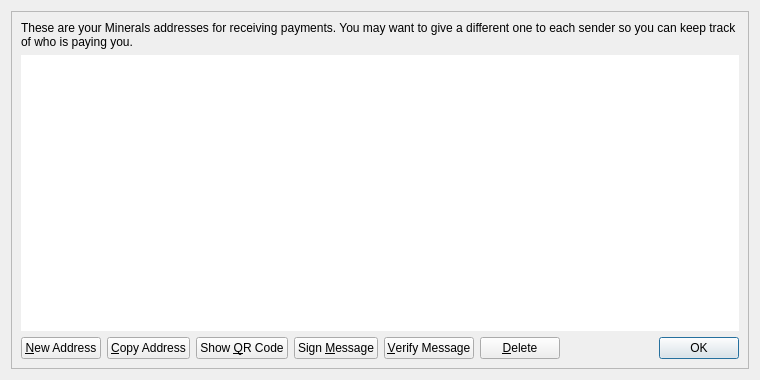
<?xml version="1.0" encoding="UTF-8"?>
<ui version="4.0">
 <class>AddressBookPage</class>
 <widget class="QWidget" name="AddressBookPage">
  <property name="geometry">
   <rect>
    <x>0</x>
    <y>0</y>
    <width>760</width>
    <height>380</height>
   </rect>
  </property>
  <property name="windowTitle">
   <string>Address Book</string>
  </property>
  <layout class="QVBoxLayout" name="verticalLayout_2">
   <item>
    <widget class="QFrame" name="frameMain">
     <property name="frameShape">
      <enum>QFrame::StyledPanel</enum>
     </property>
     <property name="frameShadow">
      <enum>QFrame::Raised</enum>
     </property>
     <layout class="QVBoxLayout" name="verticalLayout">
      <item>
       <widget class="QLabel" name="labelExplanation">
        <property name="text">
         <string>These are your Minerals addresses for receiving payments. You may want to give a different one to each sender so you can keep track of who is paying you.</string>
        </property>
        <property name="textFormat">
         <enum>Qt::PlainText</enum>
        </property>
        <property name="wordWrap">
         <bool>true</bool>
        </property>
       </widget>
      </item>
      <item>
       <widget class="QTableView" name="tableView">
        <property name="contextMenuPolicy">
         <enum>Qt::CustomContextMenu</enum>
        </property>
        <property name="toolTip">
         <string>Double-click to edit address or label</string>
        </property>
        <property name="frameShape">
         <enum>QFrame::NoFrame</enum>
        </property>
        <property name="tabKeyNavigation">
         <bool>false</bool>
        </property>
        <property name="alternatingRowColors">
         <bool>true</bool>
        </property>
        <property name="selectionMode">
         <enum>QAbstractItemView::SingleSelection</enum>
        </property>
        <property name="selectionBehavior">
         <enum>QAbstractItemView::SelectRows</enum>
        </property>
        <property name="sortingEnabled">
         <bool>true</bool>
        </property>
        <attribute name="verticalHeaderVisible">
         <bool>false</bool>
        </attribute>
       </widget>
      </item>
      <item>
       <layout class="QHBoxLayout" name="horizontalLayout">
        <item>
         <widget class="QPushButton" name="newAddressButton">
          <property name="toolTip">
           <string>Create a new address</string>
          </property>
          <property name="text">
           <string>&amp;New Address</string>
          </property>
          <property name="icon">
           <iconset resource="../bitcoin.qrc">
            <normaloff>:/icons/add</normaloff>:/icons/add</iconset>
          </property>
         </widget>
        </item>
        <item>
         <widget class="QPushButton" name="copyToClipboard">
          <property name="toolTip">
           <string>Copy the currently selected address to the system clipboard</string>
          </property>
          <property name="text">
           <string>&amp;Copy Address</string>
          </property>
          <property name="icon">
           <iconset resource="../bitcoin.qrc">
            <normaloff>:/icons/editcopy</normaloff>:/icons/editcopy</iconset>
          </property>
         </widget>
        </item>
        <item>
         <widget class="QPushButton" name="showQRCode">
          <property name="text">
           <string>Show &amp;QR Code</string>
          </property>
          <property name="icon">
           <iconset resource="../bitcoin.qrc">
            <normaloff>:/icons/qrcode</normaloff>:/icons/qrcode</iconset>
          </property>
         </widget>
        </item>
        <item>
         <widget class="QPushButton" name="signMessage">
          <property name="toolTip">
           <string>Sign a message to prove you own a Minerals address</string>
          </property>
          <property name="text">
           <string>Sign &amp;Message</string>
          </property>
          <property name="icon">
           <iconset resource="../bitcoin.qrc">
            <normaloff>:/icons/edit</normaloff>:/icons/edit</iconset>
          </property>
         </widget>
        </item>
        <item>
         <widget class="QPushButton" name="verifyMessage">
          <property name="toolTip">
           <string>Verify a message to ensure it was signed with a specified Minerals address</string>
          </property>
          <property name="text">
           <string>&amp;Verify Message</string>
          </property>
          <property name="icon">
           <iconset resource="../bitcoin.qrc">
            <normaloff>:/icons/transaction_0</normaloff>:/icons/transaction_0</iconset>
          </property>
         </widget>
        </item>
        <item>
         <widget class="QPushButton" name="deleteButton">
          <property name="toolTip">
           <string>Delete the currently selected address from the list</string>
          </property>
          <property name="text">
           <string>&amp;Delete</string>
          </property>
          <property name="icon">
           <iconset resource="../bitcoin.qrc">
            <normaloff>:/icons/remove</normaloff>:/icons/remove</iconset>
          </property>
         </widget>
        </item>
        <item>
         <spacer name="horizontalSpacer">
          <property name="orientation">
           <enum>Qt::Horizontal</enum>
          </property>
          <property name="sizeHint" stdset="0">
           <size>
            <width>40</width>
            <height>20</height>
           </size>
          </property>
         </spacer>
        </item>
        <item>
         <widget class="QDialogButtonBox" name="buttonBox">
          <property name="sizePolicy">
           <sizepolicy hsizetype="Maximum" vsizetype="Fixed">
            <horstretch>0</horstretch>
            <verstretch>0</verstretch>
           </sizepolicy>
          </property>
          <property name="standardButtons">
           <set>QDialogButtonBox::Ok</set>
          </property>
         </widget>
        </item>
       </layout>
      </item>
     </layout>
    </widget>
   </item>
  </layout>
 </widget>
 <resources>
  <include location="../bitcoin.qrc"/>
 </resources>
 <connections/>
</ui>
